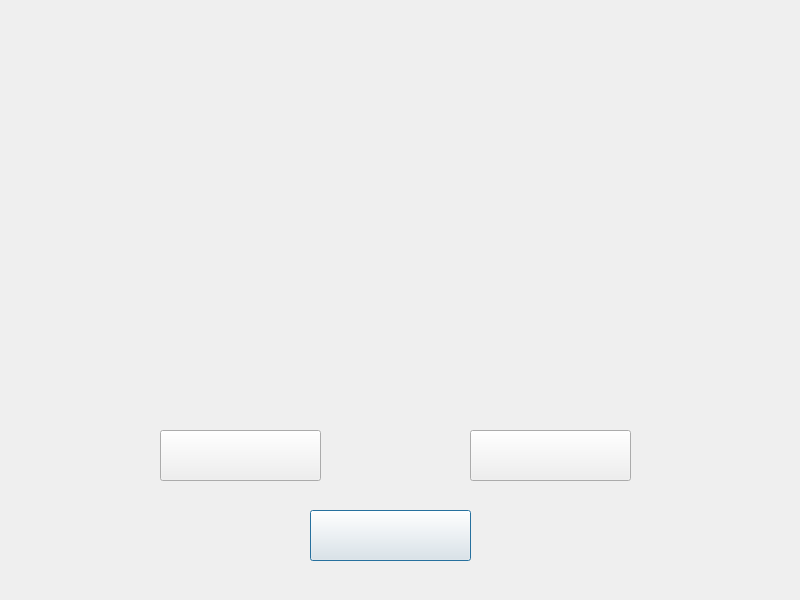
<?xml version="1.0" encoding="UTF-8"?>
<ui version="4.0">
 <class>Dialog</class>
 <widget class="QDialog" name="Dialog">
  <property name="geometry">
   <rect>
    <x>0</x>
    <y>0</y>
    <width>800</width>
    <height>600</height>
   </rect>
  </property>
  <property name="windowTitle">
   <string>Dialog</string>
  </property>
  <widget class="QLabel" name="label">
   <property name="geometry">
    <rect>
     <x>0</x>
     <y>0</y>
     <width>800</width>
     <height>600</height>
    </rect>
   </property>
   <property name="text">
    <string/>
   </property>
   <property name="pixmap">
    <pixmap>assets/TloGlowne.png</pixmap>
   </property>
   <property name="scaledContents">
    <bool>true</bool>
   </property>
  </widget>
  <widget class="QLabel" name="label_2">
   <property name="geometry">
    <rect>
     <x>220</x>
     <y>140</y>
     <width>161</width>
     <height>51</height>
    </rect>
   </property>
   <property name="text">
    <string/>
   </property>
   <property name="pixmap">
    <pixmap>assets/Screen2/Profil/Imie.png</pixmap>
   </property>
   <property name="scaledContents">
    <bool>true</bool>
   </property>
  </widget>
  <widget class="QLabel" name="NameLabel">
   <property name="geometry">
    <rect>
     <x>390</x>
     <y>140</y>
     <width>251</width>
     <height>51</height>
    </rect>
   </property>
   <property name="font">
    <font>
     <pointsize>16</pointsize>
    </font>
   </property>
   <property name="text">
    <string/>
   </property>
   <property name="alignment">
    <set>Qt::AlignCenter</set>
   </property>
   <property name="wordWrap">
    <bool>true</bool>
   </property>
  </widget>
  <widget class="QLabel" name="label_4">
   <property name="geometry">
    <rect>
     <x>220</x>
     <y>220</y>
     <width>161</width>
     <height>51</height>
    </rect>
   </property>
   <property name="text">
    <string/>
   </property>
   <property name="pixmap">
    <pixmap>assets/Screen2/Profil/Nazwisko.png</pixmap>
   </property>
   <property name="scaledContents">
    <bool>true</bool>
   </property>
  </widget>
  <widget class="QLabel" name="label_5">
   <property name="geometry">
    <rect>
     <x>220</x>
     <y>300</y>
     <width>161</width>
     <height>51</height>
    </rect>
   </property>
   <property name="text">
    <string/>
   </property>
   <property name="pixmap">
    <pixmap>assets/Screen2/Profil/Email.png</pixmap>
   </property>
   <property name="scaledContents">
    <bool>true</bool>
   </property>
  </widget>
  <widget class="QLabel" name="LastNameLabel">
   <property name="geometry">
    <rect>
     <x>390</x>
     <y>220</y>
     <width>251</width>
     <height>51</height>
    </rect>
   </property>
   <property name="font">
    <font>
     <pointsize>16</pointsize>
    </font>
   </property>
   <property name="text">
    <string/>
   </property>
   <property name="alignment">
    <set>Qt::AlignCenter</set>
   </property>
   <property name="wordWrap">
    <bool>true</bool>
   </property>
  </widget>
  <widget class="QLabel" name="EmailLabel">
   <property name="geometry">
    <rect>
     <x>390</x>
     <y>300</y>
     <width>251</width>
     <height>51</height>
    </rect>
   </property>
   <property name="font">
    <font>
     <pointsize>16</pointsize>
    </font>
   </property>
   <property name="text">
    <string/>
   </property>
   <property name="alignment">
    <set>Qt::AlignCenter</set>
   </property>
   <property name="wordWrap">
    <bool>true</bool>
   </property>
  </widget>
  <widget class="QPushButton" name="BackButton">
   <property name="geometry">
    <rect>
     <x>310</x>
     <y>510</y>
     <width>161</width>
     <height>51</height>
    </rect>
   </property>
   <property name="text">
    <string/>
   </property>
   <property name="icon">
    <iconset>
     <normaloff>assets/Cofnij.png</normaloff>assets/Cofnij.png</iconset>
   </property>
   <property name="iconSize">
    <size>
     <width>161</width>
     <height>51</height>
    </size>
   </property>
  </widget>
  <widget class="QPushButton" name="ChangePasswordButton">
   <property name="geometry">
    <rect>
     <x>160</x>
     <y>430</y>
     <width>161</width>
     <height>51</height>
    </rect>
   </property>
   <property name="text">
    <string/>
   </property>
   <property name="icon">
    <iconset>
     <normaloff>assets/Screen2/Profil/ZmienHaslo.png</normaloff>assets/Screen2/Profil/ZmienHaslo.png</iconset>
   </property>
   <property name="iconSize">
    <size>
     <width>161</width>
     <height>51</height>
    </size>
   </property>
  </widget>
  <widget class="QPushButton" name="GradesButton">
   <property name="geometry">
    <rect>
     <x>470</x>
     <y>430</y>
     <width>161</width>
     <height>51</height>
    </rect>
   </property>
   <property name="text">
    <string/>
   </property>
   <property name="icon">
    <iconset>
     <normaloff>assets/Screen2/Profil/Oceny.png</normaloff>assets/Screen2/Profil/Oceny.png</iconset>
   </property>
   <property name="iconSize">
    <size>
     <width>161</width>
     <height>51</height>
    </size>
   </property>
  </widget>
  <widget class="QLabel" name="label_3">
   <property name="geometry">
    <rect>
     <x>220</x>
     <y>40</y>
     <width>371</width>
     <height>71</height>
    </rect>
   </property>
   <property name="text">
    <string/>
   </property>
   <property name="pixmap">
    <pixmap>assets/Screen2/Profil/TwojProfil1.png</pixmap>
   </property>
   <property name="scaledContents">
    <bool>true</bool>
   </property>
  </widget>
 </widget>
 <resources/>
 <connections/>
</ui>
